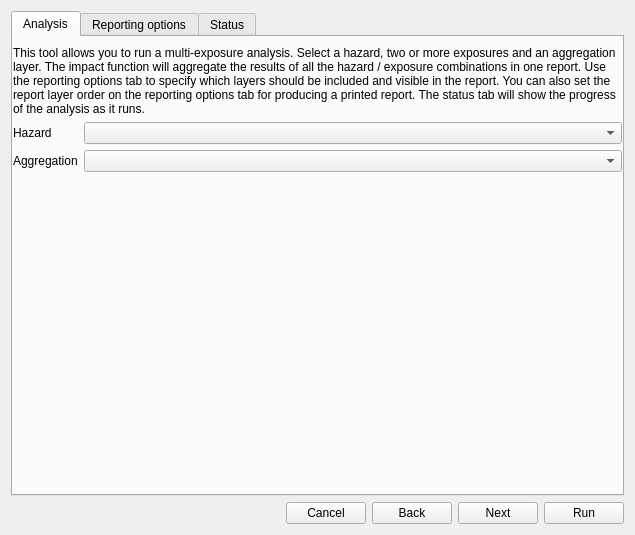
<?xml version="1.0" encoding="UTF-8"?>
<ui version="4.0">
 <class>Dialog</class>
 <widget class="QDialog" name="Dialog">
  <property name="geometry">
   <rect>
    <x>0</x>
    <y>0</y>
    <width>635</width>
    <height>535</height>
   </rect>
  </property>
  <property name="windowTitle">
   <string>Multi Exposure Analysis</string>
  </property>
  <layout class="QVBoxLayout" name="verticalLayout">
   <item>
    <widget class="QTabWidget" name="tab_widget">
     <property name="currentIndex">
      <number>0</number>
     </property>
     <widget class="QWidget" name="analysisTab">
      <attribute name="title">
       <string>Analysis</string>
      </attribute>
      <layout class="QVBoxLayout" name="verticalLayout_2">
       <property name="leftMargin">
        <number>0</number>
       </property>
       <property name="rightMargin">
        <number>0</number>
       </property>
       <item>
        <widget class="QLabel" name="label">
         <property name="text">
          <string>This tool allows you to run a multi-exposure analysis. Select a hazard, two or more exposures and an aggregation layer. The impact function will aggregate the results of all the hazard / exposure combinations in one report. Use the reporting options tab to specify which layers should be included and visible in the report. You can also set the report layer order on the reporting options tab for producing a printed report. The status tab will show the progress of the analysis as it runs.</string>
         </property>
         <property name="wordWrap">
          <bool>true</bool>
         </property>
        </widget>
       </item>
       <item>
        <layout class="QFormLayout" name="form_layout">
         <property name="fieldGrowthPolicy">
          <enum>QFormLayout::ExpandingFieldsGrow</enum>
         </property>
         <item row="0" column="0">
          <widget class="QLabel" name="label_2">
           <property name="text">
            <string>Hazard</string>
           </property>
          </widget>
         </item>
         <item row="0" column="1">
          <widget class="QComboBox" name="cbx_hazard">
           <property name="sizePolicy">
            <sizepolicy hsizetype="MinimumExpanding" vsizetype="Fixed">
             <horstretch>0</horstretch>
             <verstretch>0</verstretch>
            </sizepolicy>
           </property>
          </widget>
         </item>
         <item row="1" column="0">
          <widget class="QLabel" name="label_3">
           <property name="text">
            <string>Aggregation</string>
           </property>
          </widget>
         </item>
         <item row="1" column="1">
          <widget class="QComboBox" name="cbx_aggregation">
           <property name="sizePolicy">
            <sizepolicy hsizetype="MinimumExpanding" vsizetype="Fixed">
             <horstretch>0</horstretch>
             <verstretch>0</verstretch>
            </sizepolicy>
           </property>
          </widget>
         </item>
        </layout>
       </item>
       <item>
        <spacer name="verticalSpacer_3">
         <property name="orientation">
          <enum>Qt::Vertical</enum>
         </property>
         <property name="sizeHint" stdset="0">
          <size>
           <width>20</width>
           <height>40</height>
          </size>
         </property>
        </spacer>
       </item>
      </layout>
     </widget>
     <widget class="QWidget" name="reportingTab">
      <attribute name="title">
       <string>Reporting options</string>
      </attribute>
      <layout class="QVBoxLayout" name="verticalLayout_6">
       <property name="leftMargin">
        <number>0</number>
       </property>
       <property name="rightMargin">
        <number>0</number>
       </property>
       <item>
        <widget class="QLabel" name="label_6">
         <property name="text">
          <string>You can set some layers in the right panel to set a custom order in the report. Doing this will hide all existing layers in your project. If you leave the right panel empty, the default legend will be used.</string>
         </property>
         <property name="wordWrap">
          <bool>true</bool>
         </property>
        </widget>
       </item>
       <item>
        <widget class="QFrame" name="reporting_options_layout">
         <property name="frameShape">
          <enum>QFrame::NoFrame</enum>
         </property>
         <property name="frameShadow">
          <enum>QFrame::Raised</enum>
         </property>
         <layout class="QHBoxLayout" name="horizontalLayout_3">
          <property name="margin">
           <number>0</number>
          </property>
          <item>
           <layout class="QVBoxLayout" name="verticalLayout_3">
            <item>
             <widget class="QLabel" name="label_4">
              <property name="text">
               <string>Available layers</string>
              </property>
             </widget>
            </item>
            <item>
             <widget class="QTreeWidget" name="tree">
              <column>
               <property name="text">
                <string notr="true">1</string>
               </property>
              </column>
             </widget>
            </item>
           </layout>
          </item>
          <item>
           <layout class="QVBoxLayout" name="verticalLayout_4">
            <item>
             <spacer name="verticalSpacer">
              <property name="orientation">
               <enum>Qt::Vertical</enum>
              </property>
              <property name="sizeHint" stdset="0">
               <size>
                <width>20</width>
                <height>40</height>
               </size>
              </property>
             </spacer>
            </item>
            <item>
             <widget class="QPushButton" name="move_up">
              <property name="text">
               <string>Up</string>
              </property>
             </widget>
            </item>
            <item>
             <widget class="QPushButton" name="move_down">
              <property name="text">
               <string>Down</string>
              </property>
             </widget>
            </item>
            <item>
             <widget class="QPushButton" name="add_layer">
              <property name="text">
               <string>&gt;&gt;</string>
              </property>
             </widget>
            </item>
            <item>
             <widget class="QPushButton" name="remove_layer">
              <property name="text">
               <string>&lt;&lt;</string>
              </property>
             </widget>
            </item>
            <item>
             <spacer name="verticalSpacer_2">
              <property name="orientation">
               <enum>Qt::Vertical</enum>
              </property>
              <property name="sizeHint" stdset="0">
               <size>
                <width>20</width>
                <height>40</height>
               </size>
              </property>
             </spacer>
            </item>
           </layout>
          </item>
          <item>
           <layout class="QVBoxLayout" name="verticalLayout_5">
            <item>
             <widget class="QLabel" name="label_5">
              <property name="text">
               <string>Layers in the map report</string>
              </property>
             </widget>
            </item>
            <item>
             <widget class="QListWidget" name="list_layers_in_map_report"/>
            </item>
           </layout>
          </item>
         </layout>
        </widget>
       </item>
      </layout>
     </widget>
     <widget class="QWidget" name="statusTab">
      <attribute name="title">
       <string>Status</string>
      </attribute>
      <layout class="QVBoxLayout" name="verticalLayout_7">
       <property name="leftMargin">
        <number>0</number>
       </property>
       <property name="rightMargin">
        <number>0</number>
       </property>
       <item>
        <widget class="MessageViewer" name="message_viewer" native="true">
         <property name="sizePolicy">
          <sizepolicy hsizetype="Preferred" vsizetype="Expanding">
           <horstretch>0</horstretch>
           <verstretch>0</verstretch>
          </sizepolicy>
         </property>
         <property name="minimumSize">
          <size>
           <width>0</width>
           <height>50</height>
          </size>
         </property>
        </widget>
       </item>
       <item>
        <widget class="QProgressBar" name="progress_bar">
         <property name="value">
          <number>0</number>
         </property>
        </widget>
       </item>
      </layout>
     </widget>
    </widget>
   </item>
   <item>
    <layout class="QHBoxLayout" name="horizontalLayout_2">
     <item>
      <spacer name="horizontalSpacer">
       <property name="orientation">
        <enum>Qt::Horizontal</enum>
       </property>
       <property name="sizeHint" stdset="0">
        <size>
         <width>40</width>
         <height>20</height>
        </size>
       </property>
      </spacer>
     </item>
     <item>
      <widget class="QPushButton" name="btn_cancel">
       <property name="text">
        <string>Cancel</string>
       </property>
      </widget>
     </item>
     <item>
      <widget class="QPushButton" name="btn_back">
       <property name="text">
        <string>Back</string>
       </property>
      </widget>
     </item>
     <item>
      <widget class="QPushButton" name="btn_next">
       <property name="text">
        <string>Next</string>
       </property>
      </widget>
     </item>
     <item>
      <widget class="QPushButton" name="btn_run">
       <property name="text">
        <string>Run</string>
       </property>
      </widget>
     </item>
    </layout>
   </item>
  </layout>
 </widget>
 <customwidgets>
  <customwidget>
   <class>MessageViewer</class>
   <extends>QWidget</extends>
   <header>safe.gui.widgets.message_viewer</header>
   <container>1</container>
  </customwidget>
 </customwidgets>
 <resources/>
 <connections/>
</ui>
